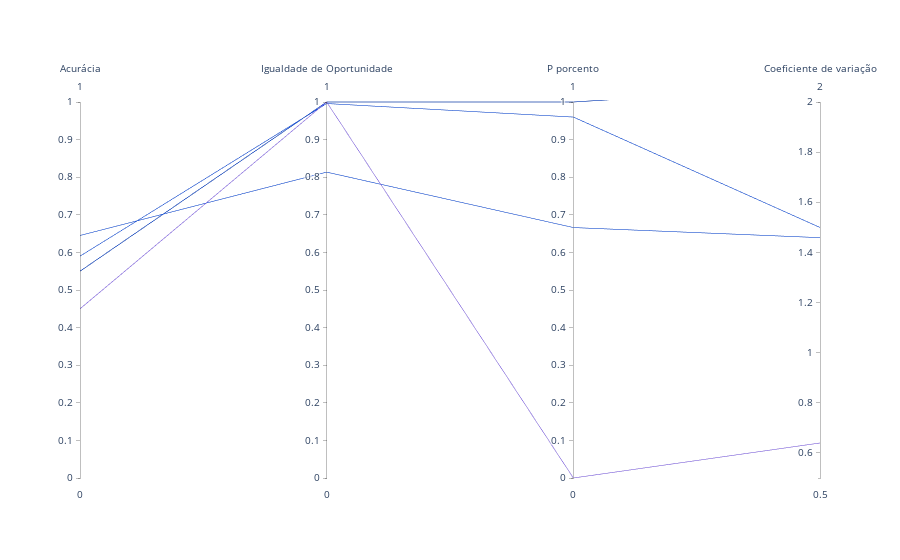

This figure's notebook cell:
### Code cell
fig = go.Figure(data=
    go.Parcoords(
        line = dict(color = new_results2['dominated'], 
                        colorscale = ['#0043E0', '#7F5EEF']),
        dimensions = list([
            dict(range = [0,1],
                label = 'Acurácia', values = m_metrics2['Acurácia']),
            dict(range = [0,1],
                label = 'Igualdade de Oportunidade', values = m_metrics2['Igualdade de Oportunidade']),
            dict(range = [0,1],
                label = 'P porcento', values = m_metrics2['P porcento']),
            dict(range = [0.5,2],
                label = 'Coeficiente de variação', values = m_metrics2['cv_aux']),
        ])
    )
)

fig.update_layout(
    plot_bgcolor = 'white',
    paper_bgcolor = 'white'
)

fig.show()

### Figure 1 — Plotly figure (JSON) as saved in the notebook; plotly's stock layout.template omitted (floating-point values rounded to 4 significant figures)
{"data": [{"dimensions": [{"label": "Acurácia", "range": [0, 1], "values": [0.645, 0.55, 0.55, 0.45, 0.59, 0.55, 0.55, 0.55, 0.55, 0.55]}, {"label": "Igualdade de Oportunidade", "range": [0, 1], "values": [0.8135, 1, 1, 1, 0.9959, 1, 1, 1, 1, 1]}, {"label": "P porcento", "range": [0, 1], "values": [0.6661, 1, 1, 0, 0.96, 1, 1, 1, 1, 1]}, {"label": "Coeficiente de variação", "range": [0.5, 2], "values": [1.459, 2.061, 2.061, 0.6396, 1.499, 2.061, 2.061, 2.061, 2.061, 2.061]}], "line": {"color": [0, 0, 0, 1, 0, 0, 0, 0, 0, 0], "colorscale": [[0, "#0043E0"], [1, "#7F5EEF"]]}, "type": "parcoords"}], "layout": {"paper_bgcolor": "white", "plot_bgcolor": "white"}}
